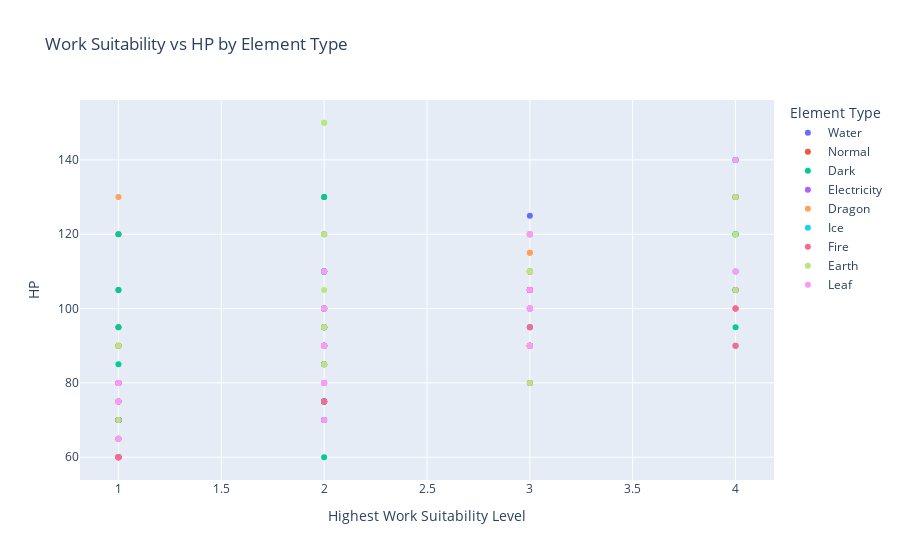

Notebook code cell kept with this figure:
### Markdown cell above
#### visualization 1

### Code cell
# 1. Scatter plot
fig1 = px.scatter(
    pal_frame_vis.sort_values(by = "Highest Work Suitability Level", ascending = True),
    x="Highest Work Suitability Level",
    y="HP",
    color="Element Type",
    hover_data={"ID":True, "Rarity":True, "Work Types":True},
    title="Work Suitability vs HP by Element Type"
)
fig1.show()

### Figure 1 — Plotly figure (JSON) as saved in the notebook; plotly's stock layout.template omitted (floating-point values rounded to 4 significant figures; data arrays with more than 128 entries replaced by an {"elided": "..."} marker saying what was removed)
{"data": [{"customdata": [["#-1", "Common", "Transporting"], ["#25", "Common", "Transporting, Watering"], ["#114", "Common", "Handiwork, Transporting, Gathering, Watering"], ["#81", "Common", "Watering, Farming"], ["#6", "Common", "Handiwork, Transporting, Watering"], ["#16", "Common", "Watering"], ["#10", "Common", "Handiwork, Transporting, Watering, Cooling"], ["#150", "Common", "Handiwork, Transporting, Watering"], ["#31", "Common", "Handiwork, Transporting, Watering"], ["#152", "Common", "Transporting, Watering"], ["#11", "Rare", "Handiwork, Mining, Transporting, Watering, Cooling"], ["#146", "Common", "Transporting, Watering, Cooling"], ["#148", "Common", "Mining, Transporting, Watering"], ["#23", "Common", "Transporting, Gathering, Watering"], ["#65", "Common", "Watering"], ["#86", "Epic", "Watering"], ["#147", "Rare", "Watering, Cooling"], ["#102", "Epic", "Watering"], ["#105", "Epic", "Transporting, Watering"], ["#155", "Legendary", "Watering"], ["#154", "Rare", "Watering, Cooling"]], "hovertemplate": "Element Type=Water<br>Highest Work Suitability Level=%{x}<br>HP=%{y}<br>ID=%{customdata[0]}<br>Rarity=%{customdata[1]}<br>Work Types=%{customdata[2]}<extra></extra>", "legendgroup": "Water", "marker": {"color": "#636efa", "symbol": "circle"}, "mode": "markers", "name": "Water", "orientation": "v", "showlegend": true, "type": "scatter", "x": [1.0, 1.0, 1.0, 1.0, 1.0, 1.0, 1.0, 2.0, 2.0, 2.0, 2.0, 2.0, 2.0, 2.0, 2.0, 3.0, 3.0, 3.0, 4.0, 4.0, 4.0], "xaxis": "x", "y": [70, 80, 80, 70, 60, 70, 70, 75, 90, 75, 95, 75, 75, 70, 90, 120, 95, 125, 100, 105, 105], "yaxis": "y"}, {"customdata": [["#2", "Common", "Handiwork, Mining, Transporting, Gathering"], ["#-1", "Common", "Gathering"], ["#3", "Common", "Gathering, Farming"], ["#18", "Common", "Gathering, Farming"], ["#26", "Common", "Gathering"], ["#-1", "Common", "Deforesting"], ["#-1", "Common", "Gathering"], ["#-1", "Common", "Transporting"], ["#1", "Common", "Handiwork, Transporting, Farming"], ["#89", "Epic", "Gathering"], ["#27", "Common", "Gathering"], ["#34", "Common", "Farming"], ["#-1", "Common", "Transporting"], ["#39", "Common", "Handiwork, Transporting, Gathering"], ["#29", "Common", "Farming"], ["#36", "Common", "Farming"], ["#124", "Rare", "Transporting, Gathering"], ["#14", "Common", "Gathering, Farming"], ["#69", "Rare", "Handiwork, Mining, Transporting, Medicine Production"], ["#52", "Rare", "Gathering"], ["#108", "Legendary", "Mining, Deforesting"], ["#38", "Common", "Gathering"], ["#37", "Common", "Deforesting"], ["#47", "Common", "Gathering"], ["#93", "Common", "Deforesting"], ["#121", "Common", "Gathering"], ["#49", "Rare", "Handiwork, Transporting, Deforesting"], ["#122", "Rare", "Handiwork, Transporting, Deforesting, Gathering, Medicine Production"], ["#63", "Rare", "Handiwork, Transporting, Gathering"], ["#132", "Rare", "Deforesting, Gathering"]], "hovertemplate": "Element Type=Normal<br>Highest Work Suitability Level=%{x}<br>HP=%{y}<br>ID=%{customdata[0]}<br>Rarity=%{customdata[1]}<br>Work Types=%{customdata[2]}<extra></extra>", "legendgroup": "Normal", "marker": {"color": "#EF553B", "symbol": "circle"}, "mode": "markers", "name": "Normal", "orientation": "v", "showlegend": true, "type": "scatter", "x": [1.0, 1.0, 1.0, 1.0, 1.0, 1.0, 1.0, 1.0, 1.0, 1.0, 1.0, 1.0, 1.0, 1.0, 1.0, 1.0, 1.0, 1.0, 2.0, 2.0, 2.0, 2.0, 2.0, 2.0, 2.0, 2.0, 3.0, 3.0, 3.0, 4.0], "xaxis": "x", "y": [70, 65, 60, 70, 80, 95, 80, 80, 70, 120, 60, 70, 105, 75, 90, 90, 60, 70, 120, 110, 130, 100, 95, 75, 110, 85, 90, 90, 90, 120], "yaxis": "y"}, {"customdata": {"elided": "44x3 str values"}, "hovertemplate": "Element Type=Dark<br>Highest Work Suitability Level=%{x}<br>HP=%{y}<br>ID=%{customdata[0]}<br>Rarity=%{customdata[1]}<br>Work Types=%{customdata[2]}<extra></extra>", "legendgroup": "Dark", "marker": {"color": "#00cc96", "symbol": "circle"}, "mode": "markers", "name": "Dark", "orientation": "v", "showlegend": true, "type": "scatter", "x": [1.0, 1.0, 1.0, 1.0, 1.0, 1.0, 1.0, 1.0, 1.0, 1.0, 1.0, 1.0, 1.0, 2.0, 2.0, 2.0, 2.0, 2.0, 2.0, 2.0, 2.0, 2.0, 2.0, 2.0, 2.0, 2.0, 2.0, 2.0, 2.0, 3.0, 3.0, 3.0, 3.0, 3.0, 3.0, 3.0, 3.0, 4.0, 4.0, 4.0, 4.0, 4.0, 4.0, 4.0], "xaxis": "x", "y": [75, 70, 105, 70, 85, 70, 70, 80, 75, 120, 95, 75, 70, 80, 100, 90, 60, 90, 95, 110, 85, 70, 100, 110, 95, 110, 75, 130, 90, 105, 105, 100, 100, 110, 110, 105, 90, 120, 110, 120, 90, 140, 95, 130], "yaxis": "y"}, {"customdata": [["#25", "Common", "Transporting, Generating Electricity, Watering"], ["#62", "Common", "Handiwork, Transporting, Generating Electricity"], ["#12", "Common", "Generating Electricity"], ["#7", "Common", "Handiwork, Transporting, Generating Electricity"], ["#10", "Common", "Handiwork, Transporting, Generating Electricity, Watering"], ["#60", "Rare", "Generating Electricity"], ["#11", "Rare", "Handiwork, Mining, Transporting, Generating Electricity, Watering"], ["#93", "Common", "Deforesting, Generating Electricity"], ["#56", "Rare", "Deforesting, Generating Electricity"], ["#103", "Epic", "Handiwork, Transporting, Deforesting, Generating Electricity"], ["#73", "Rare", "Transporting, Gathering, Generating Electricity"], ["#33", "Rare", "Handiwork, Transporting, Deforesting, Generating Electricity"], ["#136", "Rare", "Gathering, Generating Electricity"]], "hovertemplate": "Element Type=Electricity<br>Highest Work Suitability Level=%{x}<br>HP=%{y}<br>ID=%{customdata[0]}<br>Rarity=%{customdata[1]}<br>Work Types=%{customdata[2]}<extra></extra>", "legendgroup": "Electricity", "marker": {"color": "#ab63fa", "symbol": "circle"}, "mode": "markers", "name": "Electricity", "orientation": "v", "showlegend": true, "type": "scatter", "x": [1.0, 1.0, 1.0, 1.0, 2.0, 2.0, 2.0, 2.0, 2.0, 3.0, 3.0, 3.0, 4.0], "xaxis": "x", "y": [80, 70, 70, 60, 70, 90, 100, 110, 80, 105, 105, 100, 130], "yaxis": "y"}, {"customdata": [["#55", "Common", "Gathering, Cooling"], ["#127", "Epic", "Gathering"], ["#85", "Epic", "Transporting, Watering"], ["#64", "Rare", "Deforesting, Planting"], ["#64", "Rare", "Deforesting, Generating Electricity"], ["#80", "Rare", "Deforesting"], ["#95", "Epic", "Handiwork, Mining, Transporting, Gathering, Planting"], ["#95", "Rare", "Handiwork, Mining, Transporting, Gathering"], ["#130", "Epic", "Deforesting"], ["#111", "Legendary", "Gathering"], ["#82", "Epic", "Cooling"], ["#82", "Rare", "Watering"], ["#85", "Epic", "Transporting, Generating Electricity"], ["#126", "Epic", "Mining"], ["#80", "Epic", "Deforesting, Watering"], ["#101", "Epic", "Watering"], ["#98", "Epic", "Handiwork, Mining"], ["#106", "Epic", "Handiwork, Transporting, Generating Electricity"]], "hovertemplate": "Element Type=Dragon<br>Highest Work Suitability Level=%{x}<br>HP=%{y}<br>ID=%{customdata[0]}<br>Rarity=%{customdata[1]}<br>Work Types=%{customdata[2]}<extra></extra>", "legendgroup": "Dragon", "marker": {"color": "#FFA15A", "symbol": "circle"}, "mode": "markers", "name": "Dragon", "orientation": "v", "showlegend": true, "type": "scatter", "x": [1.0, 1.0, 2.0, 2.0, 2.0, 2.0, 3.0, 3.0, 3.0, 3.0, 3.0, 3.0, 3.0, 3.0, 3.0, 4.0, 4.0, 4.0], "xaxis": "x", "y": [90, 130, 110, 110, 110, 110, 105, 105, 120, 110, 115, 110, 110, 110, 115, 130, 100, 100], "yaxis": "y"}, {"customdata": [["#12", "Common", "Cooling"], ["#5", "Common", "Cooling"], ["#53", "Common", "Gathering, Cooling"], ["#24", "Common", "Cooling, Farming"], ["#57", "Rare", "Cooling"], ["#79", "Rare", "Cooling, Farming, Medicine Production"], ["#59", "Common", "Deforesting, Cooling"], ["#32", "Common", "Handiwork, Transporting, Gathering, Cooling"], ["#143", "Common", "Gathering, Cooling"], ["#54", "Rare", "Gathering, Cooling"], ["#142", "Common", "Handiwork, Transporting, Cooling, Medicine Production"], ["#89", "Epic", "Gathering, Cooling"], ["#83", "Rare", "Handiwork, Transporting, Deforesting, Cooling"], ["#46", "Common", "Handiwork, Cooling"], ["#137", "Epic", "Mining, Deforesting, Cooling"], ["#110", "Legendary", "Cooling"], ["#91", "Rare", "Handiwork, Transporting, Deforesting, Cooling"]], "hovertemplate": "Element Type=Ice<br>Highest Work Suitability Level=%{x}<br>HP=%{y}<br>ID=%{customdata[0]}<br>Rarity=%{customdata[1]}<br>Work Types=%{customdata[2]}<extra></extra>", "legendgroup": "Ice", "marker": {"color": "#19d3f3", "symbol": "circle"}, "mode": "markers", "name": "Ice", "orientation": "v", "showlegend": true, "type": "scatter", "x": [1.0, 1.0, 1.0, 1.0, 2.0, 2.0, 2.0, 2.0, 2.0, 2.0, 3.0, 3.0, 3.0, 3.0, 4.0, 4.0, 4.0], "xaxis": "x", "y": [70, 65, 60, 70, 90, 110, 100, 80, 110, 100, 95, 120, 100, 80, 140, 140, 140], "yaxis": "y"}, {"customdata": [["#81", "Common", "Kindling, Farming"], ["#6", "Common", "Handiwork, Transporting, Kindling, Watering"], ["#5", "Common", "Kindling"], ["#70", "Common", "Handiwork, Transporting, Kindling, Farming"], ["#45", "Common", "Handiwork, Transporting, Kindling, Gathering"], ["#-1", "Common", "Transporting"], ["#9", "Common", "Kindling"], ["#61", "Rare", "Kindling"], ["#31", "Common", "Handiwork, Transporting, Kindling"], ["#75", "Rare", "Handiwork, Transporting, Kindling, Medicine Production"], ["#40", "Common", "Handiwork, Mining, Transporting, Kindling"], ["#152", "Common", "Transporting, Kindling, Watering"], ["#58", "Rare", "Deforesting, Kindling"], ["#58", "Rare", "Deforesting, Kindling"], ["#55", "Rare", "Kindling, Gathering"], ["#42", "Common", "Deforesting, Kindling"], ["#74", "Rare", "Transporting, Kindling"], ["#102", "Epic", "Kindling"], ["#118", "Rare", "Handiwork, Mining, Kindling, Gathering, Farming"], ["#72", "Rare", "Handiwork, Transporting, Deforesting, Kindling, Gathering"], ["#84", "Epic", "Deforesting, Kindling"], ["#84", "Rare", "Deforesting, Kindling"], ["#72", "Rare", "Handiwork, Transporting, Deforesting, Kindling, Gathering"], ["#76", "Rare", "Handiwork, Transporting, Kindling"], ["#105", "Epic", "Transporting, Kindling"], ["#71", "Common", "Transporting, Kindling"], ["#76", "Rare", "Handiwork, Transporting, Kindling"], ["#101", "Epic", "Kindling"], ["#96", "Epic", "Mining, Kindling"], ["#153", "Rare", "Transporting, Kindling, Watering"], ["#96", "Epic", "Mining, Kindling"], ["#154", "Epic", "Kindling, Cooling"]], "hovertemplate": "Element Type=Fire<br>Highest Work Suitability Level=%{x}<br>HP=%{y}<br>ID=%{customdata[0]}<br>Rarity=%{customdata[1]}<br>Work Types=%{customdata[2]}<extra></extra>", "legendgroup": "Fire", "marker": {"color": "#FF6692", "symbol": "circle"}, "mode": "markers", "name": "Fire", "orientation": "v", "showlegend": true, "type": "scatter", "x": [1.0, 1.0, 1.0, 1.0, 1.0, 1.0, 1.0, 2.0, 2.0, 2.0, 2.0, 2.0, 2.0, 2.0, 2.0, 2.0, 3.0, 3.0, 3.0, 3.0, 3.0, 3.0, 3.0, 3.0, 3.0, 3.0, 3.0, 4.0, 4.0, 4.0, 4.0, 4.0], "xaxis": "x", "y": [70, 60, 65, 60, 80, 70, 75, 100, 90, 95, 95, 75, 100, 100, 90, 85, 95, 120, 105, 80, 105, 105, 80, 90, 100, 90, 90, 130, 100, 90, 105, 105], "yaxis": "y"}, {"customdata": [["#13", "Common", "Planting"], ["#22", "Common", "Handiwork, Mining, Transporting"], ["#117", "Common", "Mining"], ["#65", "Rare", "Gathering"], ["#20", "Common", "Mining"], ["#140", "Epic", "Gathering"], ["#148", "Common", "Mining, Transporting, Watering"], ["#48", "Rare", "Handiwork, Transporting, Deforesting, Gathering, Medicine Production"], ["#43", "Common", "Mining, Transporting, Watering, Farming"], ["#32", "Common", "Handiwork, Transporting, Gathering"], ["#37", "Rare", "Deforesting"], ["#123", "Rare", "Gathering"], ["#43", "Rare", "Mining, Transporting, Watering, Farming"], ["#90", "Epic", "Mining, Deforesting, Planting"], ["#90", "Epic", "Mining, Deforesting, Cooling"], ["#119", "Rare", "Deforesting, Gathering, Medicine Production"], ["#92", "Epic", "Handiwork, Transporting, Deforesting, Planting"], ["#49", "Rare", "Handiwork, Mining, Transporting"], ["#67", "Rare", "Mining"], ["#83", "Rare", "Handiwork, Mining, Transporting, Deforesting"], ["#88", "Rare", "Mining, Kindling"], ["#88", "Rare", "Mining, Cooling"], ["#92", "Epic", "Handiwork, Mining, Transporting"], ["#99", "Epic", "Mining, Deforesting"], ["#99", "Epic", "Mining, Deforesting"], ["#120", "Epic", "Mining, Transporting, Gathering"], ["#100", "Epic", "Handiwork, Mining, Transporting"], ["#145", "Rare", "Mining, Gathering, Planting"]], "hovertemplate": "Element Type=Earth<br>Highest Work Suitability Level=%{x}<br>HP=%{y}<br>ID=%{customdata[0]}<br>Rarity=%{customdata[1]}<br>Work Types=%{customdata[2]}<extra></extra>", "legendgroup": "Earth", "marker": {"color": "#B6E880", "symbol": "circle"}, "mode": "markers", "name": "Earth", "orientation": "v", "showlegend": true, "type": "scatter", "x": [1.0, 1.0, 1.0, 1.0, 1.0, 2.0, 2.0, 2.0, 2.0, 2.0, 2.0, 2.0, 2.0, 2.0, 2.0, 3.0, 3.0, 3.0, 3.0, 3.0, 3.0, 3.0, 3.0, 3.0, 3.0, 4.0, 4.0, 4.0], "xaxis": "x", "y": [70, 65, 75, 90, 80, 120, 85, 90, 100, 80, 95, 95, 105, 150, 150, 90, 120, 90, 80, 100, 110, 110, 120, 100, 100, 105, 120, 130], "yaxis": "y"}, {"customdata": [["#-1", "Common", "Transporting"], ["#28", "Common", "Handiwork, Transporting, Gathering, Medicine Production, Planting"], ["#4", "Common", "Handiwork, Deforesting, Gathering, Medicine Production, Planting"], ["#8", "Common", "Handiwork, Transporting, Deforesting, Gathering, Planting"], ["#39", "Common", "Handiwork, Transporting, Gathering, Planting"], ["#115", "Common", "Handiwork, Gathering, Medicine Production, Planting"], ["#116", "Common", "Handiwork, Deforesting, Gathering, Planting"], ["#48", "Rare", "Handiwork, Transporting, Deforesting, Gathering, Medicine Production, Planting"], ["#141", "Common", "Transporting, Gathering, Planting"], ["#51", "Epic", "Handiwork, Deforesting, Gathering, Medicine Production, Planting"], ["#41", "Common", "Medicine Production, Planting"], ["#30", "Common", "Handiwork, Transporting, Gathering, Medicine Production, Planting"], ["#50", "Common", "Handiwork, Transporting, Deforesting, Gathering, Farming, Medicine Production, Planting"], ["#35", "Common", "Farming, Planting"], ["#87", "Epic", "Handiwork, Transporting, Gathering, Medicine Production, Planting"], ["#144", "Common", "Mining, Gathering, Planting"], ["#78", "Epic", "Handiwork, Transporting, Gathering, Medicine Production, Planting"], ["#86", "Rare", "Planting"], ["#33", "Rare", "Handiwork, Transporting, Deforesting, Planting"], ["#77", "Epic", "Handiwork, Transporting, Deforesting, Gathering, Planting"], ["#104", "Epic", "Handiwork, Gathering, Medicine Production, Planting"], ["#91", "Epic", "Handiwork, Transporting, Deforesting, Planting"]], "hovertemplate": "Element Type=Leaf<br>Highest Work Suitability Level=%{x}<br>HP=%{y}<br>ID=%{customdata[0]}<br>Rarity=%{customdata[1]}<br>Work Types=%{customdata[2]}<extra></extra>", "legendgroup": "Leaf", "marker": {"color": "#FF97FF", "symbol": "circle"}, "mode": "markers", "name": "Leaf", "orientation": "v", "showlegend": true, "type": "scatter", "x": [1.0, 1.0, 1.0, 1.0, 1.0, 2.0, 2.0, 2.0, 2.0, 2.0, 2.0, 2.0, 2.0, 2.0, 3.0, 3.0, 3.0, 3.0, 3.0, 3.0, 4.0, 4.0], "xaxis": "x", "y": [65, 75, 75, 80, 80, 90, 110, 90, 80, 90, 70, 80, 80, 100, 100, 105, 100, 120, 100, 90, 110, 140], "yaxis": "y"}], "layout": {"legend": {"title": {"text": "Element Type"}, "tracegroupgap": 0}, "title": {"text": "Work Suitability vs HP by Element Type"}, "xaxis": {"anchor": "y", "domain": [0, 1], "title": {"text": "Highest Work Suitability Level"}}, "yaxis": {"anchor": "x", "domain": [0, 1], "title": {"text": "HP"}}}}
